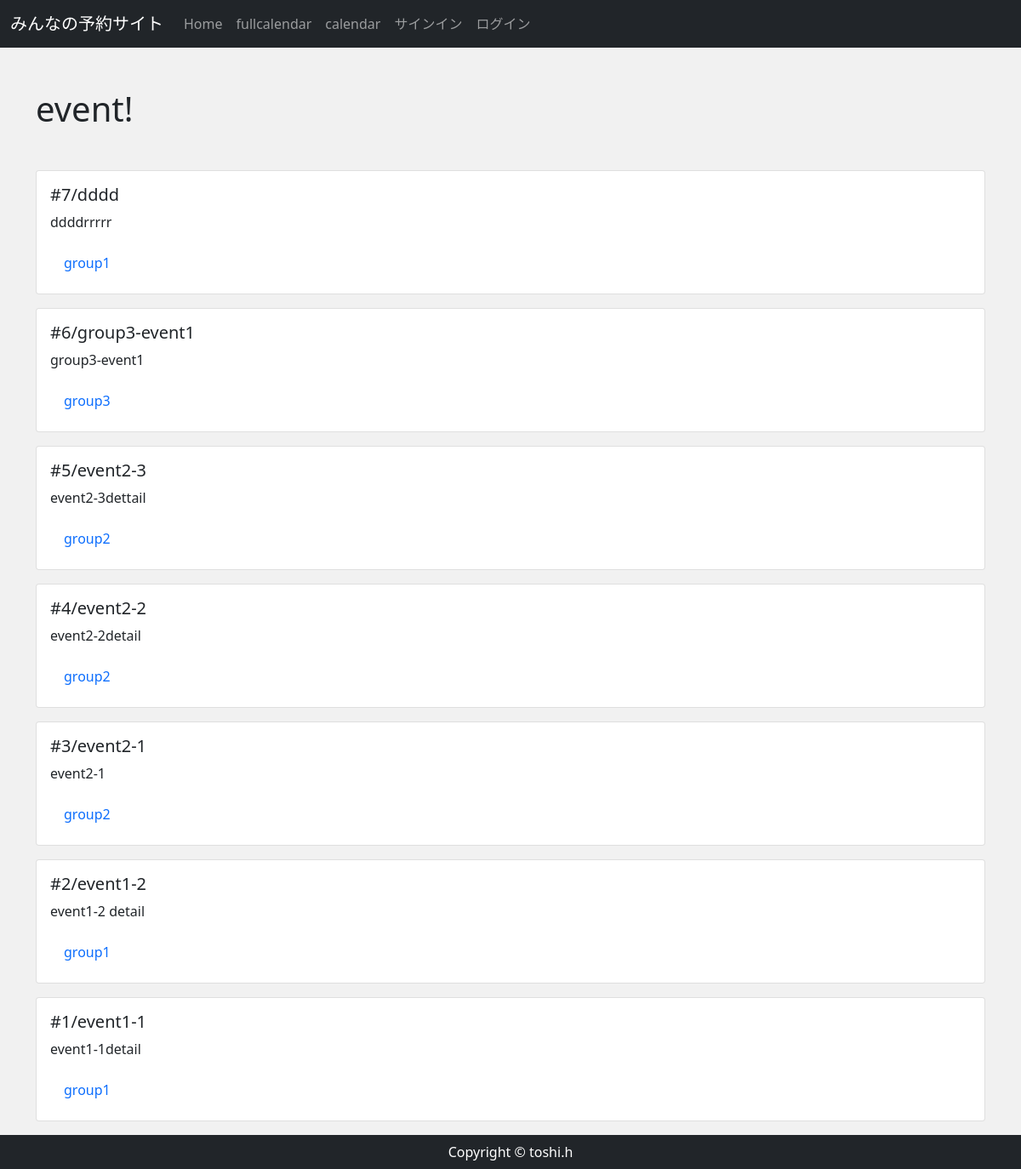
Screenshot of /event/ with the database file from the repository.
### reservation/models.py (models this page shows, shortened)
class Event(models.Model):
    event_title = models.CharField(max_length=150)
    event_detail = models.TextField()
    group = models.ForeignKey(Group,  on_delete=models.CASCADE)
    event_date = models.DateField()
    start_time = models.TimeField()
    end_time = models.TimeField()

class Group(models.Model):
    group_name = models.CharField(max_length=150)
    group_detail = models.TextField()
    group_owner = models.ForeignKey(
        StaffUser,
        unique=False,
        db_index=True,
        related_name='staff_user',
        on_delete=models.CASCADE
    )
    def __str__(self):
        return self.group_name

### reservation/views.py (the view)
# urls.py: path('event/',views.EventView.as_view(), name="event"),
class EventView(View):
    def get(self, request, *args, **kwargs):
        event_data = Event.objects.order_by('-id') #新しいものから順番に並べる
        return render(request, 'reservation/event_index.html',{
            'event_data': event_data
        })

### reservation/templates/reservation/event_index.html (shortened to what this page needs)
{% extends 'reservation/base.html' %}
{% block content %}
    <div class="my-5">
        <h1>event!</h1>
    </div>
    {% for event in event_data %}
    <div class="card mb-3 col-lg-auto" style="">
        <div class="row no-gutters">
            <div class="col-md-8">
                <div class="card-body">
                    <h5 class="card-title">#{{ event.id }}/{{ event.event_title }}</h5>
                    <p class="card-text">{{ event.event_detail|truncatechars:100 }}</p>
                    <p class="card-text"><a href="{% url 'group_detail'  event.group.pk  %} " class="nav-link">{{ event.group }}</a></p>
                </div>
            </div>
        </div>
    </div>
    {% endfor %}
{% endblock %}

### reservation/static/css/rsv_style.css (style rules this page uses)
* { margin: 0; padding: 0; box-sizing: border-box; }
body { background: #f1f1f1; display: flex; flex-flow: column; min-height: 100vh; }

### rows the page displays
Event: id "7", event_title "dddd", event_detail "ddddrrrrr", group "group1"
Event: id "6", event_title "group3-event1", event_detail "group3-event1", group "group3"
Event: id "5", event_title "event2-3", event_detail "event2-3dettail", group "group2"
Event: id "4", event_title "event2-2", event_detail "event2-2detail", group "group2"
Event: id "3", event_title "event2-1", event_detail "event2-1", group "group2"
Event: id "2", event_title "event1-2", event_detail "event1-2 detail", group "group1"
Event: id "1", event_title "event1-1", event_detail "event1-1detail", group "group1"
